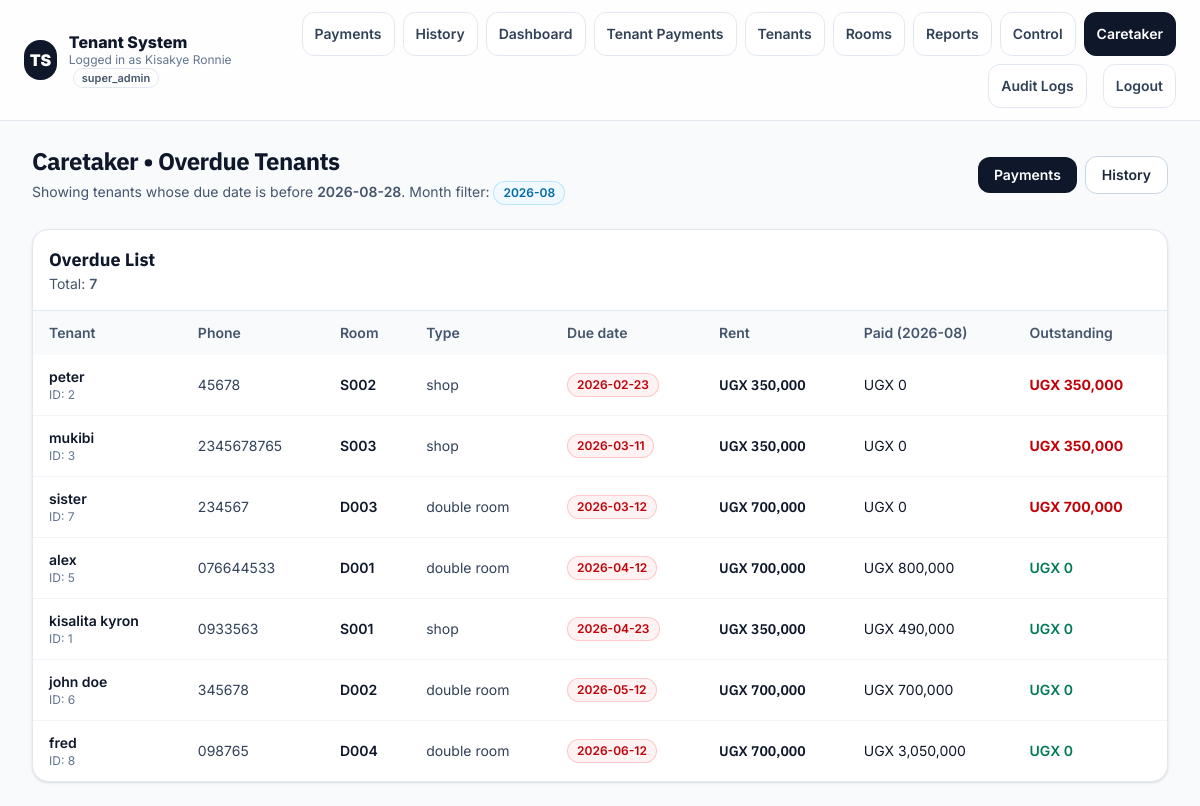
Page /public/caretaker_overdue.php (signed in) on the earlier database version.
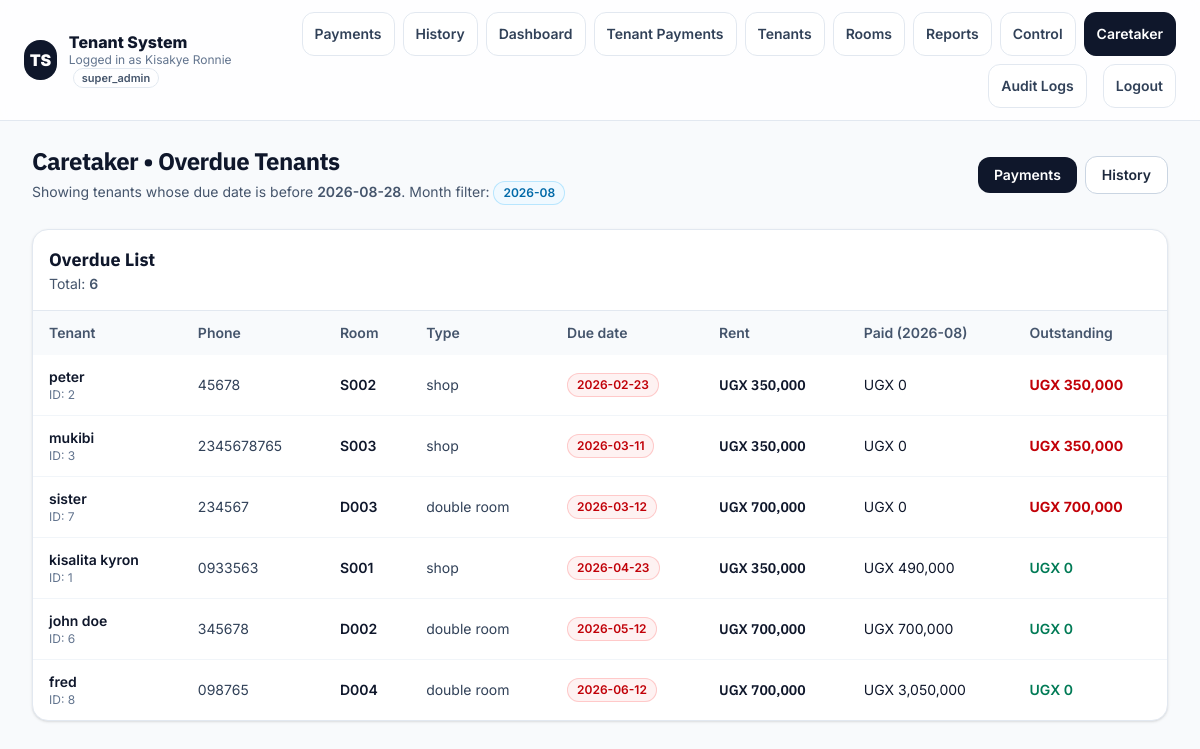
Same page on the later database version.
### tables this page shows
CREATE TABLE "tenants" (
    id INTEGER PRIMARY KEY AUTOINCREMENT,

    admin_id INTEGER NOT NULL,
    room_id INTEGER,

    full_name TEXT NOT NULL,
    phone TEXT,
    email TEXT,

    move_in_date DATE,
    exit_date DATE,

    status TEXT DEFAULT 'active',

    rent_due_date DATE,
    rent_due_day INTEGER,
    monthly_rent REAL,

    created_at DATETIME,
    updated_at DATETIME
);

### core/helpers.php (called while the page is built, shortened)
<?php
if (!function_exists('e')) {
    function e($v): string
    {
        return htmlspecialchars((string)($v ?? ''), ENT_QUOTES | ENT_SUBSTITUTE, 'UTF-8');
    }
}
?>

### public/caretaker_overdue.php (the view, shortened to what the changed rows need)
<?php
function money($v): string { return number_format((float)$v, 0); }
function current_admin_id(): int
{
    if (isset($_SESSION['admin']['id'])) return (int)$_SESSION['admin']['id'];
    return (int)($_SESSION['admin_id'] ?? 0);
}
function chip(string $label, string $tone): string
{
    $map = [
        'slate' => 'bg-slate-100 text-slate-700 ring-slate-200',
        'green' => 'bg-emerald-50 text-emerald-700 ring-emerald-200',
        'amber' => 'bg-amber-50 text-amber-700 ring-amber-200',
        'red'   => 'bg-red-50 text-red-700 ring-red-200',
        'blue'  => 'bg-sky-50 text-sky-700 ring-sky-200',
    ];
    $cls = $map[$tone] ?? $map['slate'];
    return '<span class="inline-flex items-center rounded-full px-2.5 py-1 text-xs font-semibold ring-1 ring-inset '.$cls.'">'.e($label).'</span>';
}
$pdo = getDB();
$admin_id = current_admin_id();
$month = date('Y-m');
$today = date('Y-m-d');
$sql = "
    SELECT
        t.id,
        t.full_name,
        t.phone,
        t.status,
        t.rent_due_date,
        r.room_number,
        rt.name AS room_type,
        COALESCE(
            NULLIF(t.monthly_rent, 0),
            NULLIF(r.monthly_rent, 0),
            rt.default_monthly_rent,
            0
        ) AS monthly_rent_effective,
        COALESCE(SUM(p.amount), 0) AS paid_this_month,
        MAX(
            0,
            COALESCE(
                NULLIF(t.monthly_rent, 0),
                NULLIF(r.monthly_rent, 0),
                rt.default_monthly_rent,
                0
            ) - COALESCE(SUM(p.amount), 0)
        ) AS outstanding_balance
    FROM tenants t
    LEFT JOIN rooms r ON r.id = t.room_id
    LEFT JOIN room_types rt ON rt.id = r.room_type_id
    LEFT JOIN payments p
        ON p.tenant_id = t.id
        AND strftime('%Y-%m', p.payment_date) = :month
    WHERE t.admin_id = :admin_id
      AND LOWER(t.status) = 'active'
      AND t.rent_due_date IS NOT NULL
      AND t.rent_due_date <> ''
      AND date(t.rent_due_date) < date(:today)
    GROUP BY
        t.id, t.full_name, t.phone, t.status, t.rent_due_date, t.monthly_rent,
        r.room_number, r.monthly_rent,
        rt.name, rt.default_monthly_rent
    ORDER BY date(t.rent_due_date) ASC, t.full_name ASC
";
$stmt = $pdo->prepare($sql);
$stmt->execute([
    ':admin_id' => $admin_id,
    ':month'    => $month,
    ':today'    => $today,
]);
$rows = $stmt->fetchAll(PDO::FETCH_ASSOC) ?: [];
?>
<!doctype html>
<html lang="en">
<head>
  <link rel="stylesheet" href="assets/css/tailwind.css">
</head>
<body class="min-h-screen bg-slate-50 text-slate-900">
  <main class="mx-auto max-w-7xl px-4 sm:px-6 lg:px-8 py-6">
    <div class="mb-6 flex flex-col gap-3 sm:flex-row sm:items-center sm:justify-between">
      <div>
        <h1 class="text-2xl font-bold tracking-tight font-alt">Caretaker • Overdue Tenants</h1>
          Month filter: <?= chip($month, 'blue') ?>
      </div>
    </div>
    <div class="rounded-2xl border border-slate-200 bg-white shadow-sm overflow-hidden">
      <div class="px-4 py-4 border-b border-slate-200 flex items-center justify-between">
        <div>
          <h2 class="text-lg font-bold font-alt">Overdue List</h2>
          <p class="text-sm text-slate-600">
            Total: <span class="font-semibold"><?= (int)count($rows) ?></span>
          </p>
        </div>
      </div>
      <div class="overflow-x-auto">
        <table class="min-w-full text-sm">
          <thead class="bg-slate-50 text-slate-600">
            <tr>
              <th class="px-4 py-3 text-left font-semibold">Tenant</th>
              <th class="px-4 py-3 text-left font-semibold">Phone</th>
              <th class="px-4 py-3 text-left font-semibold">Room</th>
              <th class="px-4 py-3 text-left font-semibold">Type</th>
              <th class="px-4 py-3 text-left font-semibold">Due date</th>
              <th class="px-4 py-3 text-left font-semibold">Rent</th>
              <th class="px-4 py-3 text-left font-semibold">Paid (<?= e($month) ?>)</th>
              <th class="px-4 py-3 text-left font-semibold">Outstanding</th>
            </tr>
          </thead>
          <tbody class="divide-y divide-slate-100">
            <?php foreach ($rows as $t): ?>
              <?php
                $out = (float)($t['outstanding_balance'] ?? 0);
                $paid = (float)($t['paid_this_month'] ?? 0);
                $rent = (float)($t['monthly_rent_effective'] ?? 0);
                $due = (string)($t['rent_due_date'] ?? '');
                $dueChip = $due ? chip($due, 'red') : chip('—', 'slate');
                $outChip = ($out > 0)
                    ? '<span class="font-bold text-red-700">UGX '.e(money($out)).'</span>'
                    : '<span class="font-semibold text-emerald-700">UGX 0</span>';
              ?>
              <tr class="hover:bg-slate-50">
                <td class="px-4 py-3">
                  <div class="font-semibold"><?= e($t['full_name'] ?? '') ?></div>
                  <div class="text-xs text-slate-500">ID: <?= (int)$t['id'] ?></div>
                </td>
                <td class="px-4 py-3 text-slate-700"><?= e($t['phone'] ?? '') ?></td>
                <td class="px-4 py-3 font-semibold"><?= e($t['room_number'] ?? '-') ?></td>
                <td class="px-4 py-3 text-slate-700"><?= e($t['room_type'] ?? '-') ?></td>
                <td class="px-4 py-3"><?= $dueChip ?></td>
                <td class="px-4 py-3 font-semibold font-alt">UGX <?= e(money($rent)) ?></td>
                <td class="px-4 py-3">UGX <?= e(money($paid)) ?></td>
                <td class="px-4 py-3"><?= $outChip ?></td>
              </tr>
            <?php endforeach; ?>
          </tbody>
        </table>
      </div>
    </div>
  </main>
</body>
</html>

Differences in the rows shown:
no longer on this page (row edited): tenants: full_name "alex", id "5", phone "076644533", room_number "D001", room_type "double room", rent_due_date "2026-04-12", rent "700,000", paid "800,000", shows "UGX 0"
Other differences:
count($rows): "7" → "6"
